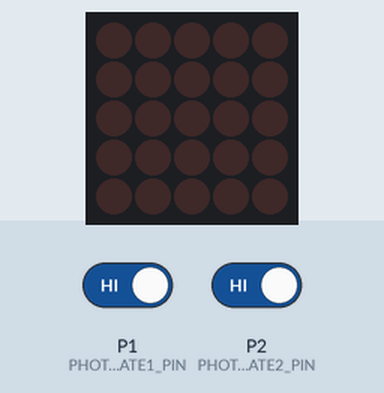
Simulated run of this sketch. Board: BBC micro:bit. Shown: 5×5 LED matrix. Inputs (shaded band) come from the test bench; at power-on: P1 (PHOTOGATE1_PIN) HIGH, P2 (PHOTOGATE2_PIN) HIGH.

Above: at 1.2 s.
1.3 s: P1 (PHOTOGATE1_PIN) driven LOW
At 3.1 s:
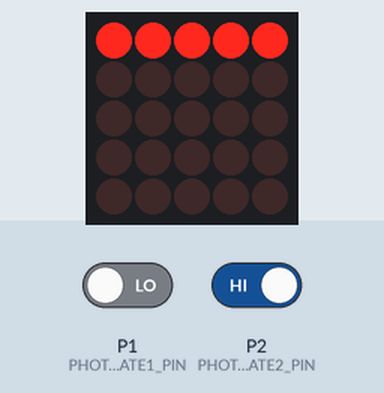
3.4 s: P2 (PHOTOGATE2_PIN) driven LOW
At 4.8 s:
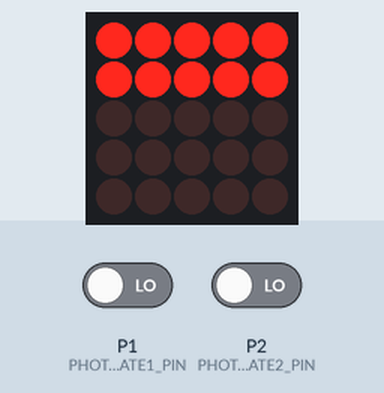
5.5 s: P1 (PHOTOGATE1_PIN) driven HIGH
At 6.4 s:
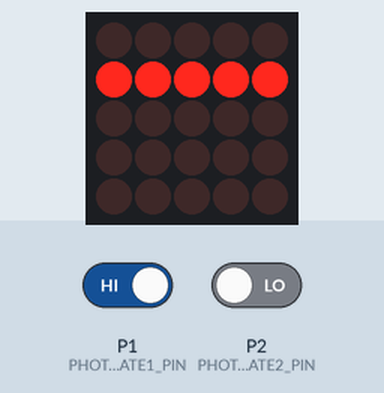
7.6 s: P2 (PHOTOGATE2_PIN) driven HIGH
At 8.0 s:
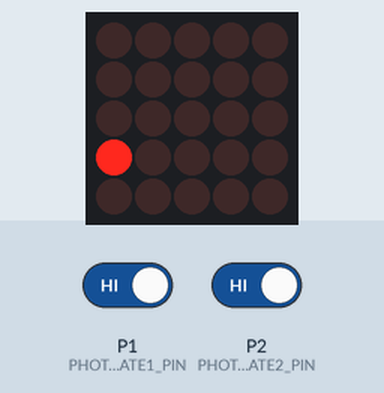
9.7 s: P2 (PHOTOGATE2_PIN) driven LOW
At 10.1 s:
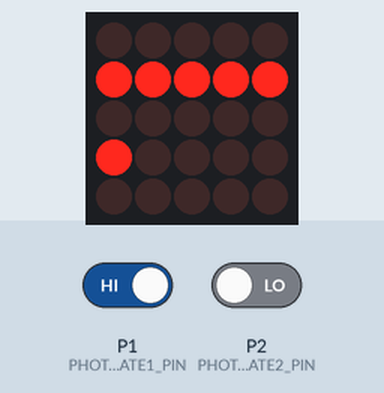
11.8 s: P1 (PHOTOGATE1_PIN) driven LOW
At 12.2 s:
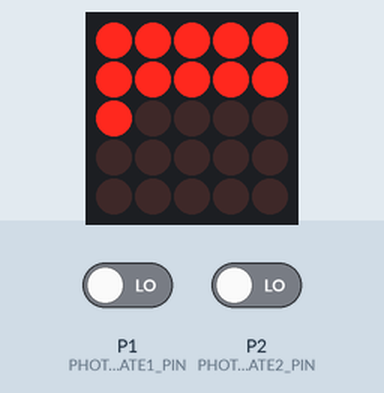
Timing chart, 0 to 14.8 s (numbered marks = the images above; inputs shaded):
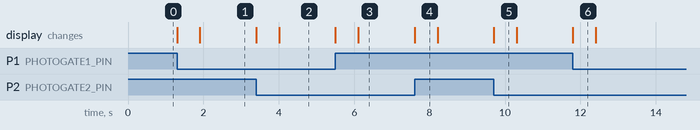

The sketch:

Photogate_Blink.ino
```cpp
#include <Adafruit_Microbit.h>
Adafruit_Microbit_Matrix microbit;

const int PHOTOGATE1_PIN = 1;
const int PHOTOGATE2_PIN = 2;
float speed1 = 0;
float speed2 = 0;

void setup() {
  microbit.begin();

  pinMode(PHOTOGATE1_PIN, INPUT);
  pinMode(PHOTOGATE2_PIN, INPUT);
}

void loop() {
  /* If pin1 is low we have obstructed the beam
      so flash a line of LEDs
  */
  if (digitalRead(PHOTOGATE1_PIN) == LOW) {
    microbit.drawLine(0, 0, 4, 0, LED_ON);
  } else {
    microbit.drawLine(0, 0, 4, 0, LED_OFF);
  }

  /* If pin2 is low we have obstructed the beam
    so flash a line of LEDs
  */
  if (digitalRead(PHOTOGATE2_PIN) == LOW) {
    microbit.drawLine(0, 1, 4, 1, LED_ON);
  } else {
    microbit.drawLine(0, 1, 4, 1, LED_OFF);
  }

  measure();

  // turn on a scale of LEDs that increases with increasing speed
  int lastLEDIndex = 0;
  if (speed1 == 0) {
    microbit.drawLine(0, 2, 4, 2, LED_OFF);
  } else {
    lastLEDIndex = constrain(round(speed1 * 20), 0, 4);
    if (lastLEDIndex + 1 < 4) {
      microbit.drawLine(lastLEDIndex + 1, 2, 4, 2, LED_OFF);
    }
    if (lastLEDIndex >= 0) {
      microbit.drawLine(0, 2, lastLEDIndex, 2, LED_ON);
    }
  }

  if (speed2 == 0) {
    microbit.drawLine(0, 3, 4, 3, LED_OFF);
  } else {
    lastLEDIndex = constrain(round(speed2 * 20), 0, 4);
    if (lastLEDIndex + 1 < 4) {
      microbit.drawLine(lastLEDIndex + 1, 3, 4, 3, LED_OFF);
    }
    if (lastLEDIndex >= 0) {
      microbit.drawLine(0, 3, lastLEDIndex, 3, LED_ON);
    }
  }
}
```

photogate.ino
```cpp
const int PHOTOGATE_LOG_BUFFER_SIZE = 101;
const long READ_DELAY = 5;

// sliding buffers for storing log data
long lastRead = millis();
int photogateLogIndex = 0;
boolean photogateLog1[PHOTOGATE_LOG_BUFFER_SIZE];
boolean photogateLog2[PHOTOGATE_LOG_BUFFER_SIZE];
boolean bufferReady = false;
float totalTransitions = ceil(((float)PHOTOGATE_LOG_BUFFER_SIZE) / 2.0);

void measure() {
  // Read our data
  if (millis() - lastRead > READ_DELAY) {
    lastRead = millis();
    photogateLog1[photogateLogIndex] = digitalRead(PHOTOGATE1_PIN) == LOW;
    photogateLog2[photogateLogIndex] = digitalRead(PHOTOGATE2_PIN) == LOW;

    // let the buffer fill out before we use it
    if (!bufferReady && photogateLogIndex == PHOTOGATE_LOG_BUFFER_SIZE - 1) {
      bufferReady = true;
    }

    // update our speed data
    // we will say that speed is number of transitions from HIGH to LOW
    // out of total possible transitions
    updateSpeedData();

    // update index for next log
    photogateLogIndex = (photogateLogIndex + 1) % PHOTOGATE_LOG_BUFFER_SIZE;
  }
}

void updateSpeedData() {
  if (bufferReady) {
    int transitions = 0;
    for (int i = 1; i < PHOTOGATE_LOG_BUFFER_SIZE; i++) {
      if (photogateLog1[i] && !photogateLog1[i - 1]) {
        transitions++;
      }
    }
    if (photogateLog1[0] && !photogateLog1[PHOTOGATE_LOG_BUFFER_SIZE - 1]) {
      transitions++;
    }
    speed1 = (float)transitions / totalTransitions;

    transitions = 0;
    for (int i = 1; i < PHOTOGATE_LOG_BUFFER_SIZE; i++) {
      if (photogateLog2[i] && !photogateLog2[i - 1]) {
        transitions++;
      }
    }
    if (photogateLog2[0] && !photogateLog2[PHOTOGATE_LOG_BUFFER_SIZE - 1]) {
      transitions++;
    }
    speed2 = (float)transitions / totalTransitions;
  }
}
```

Measured:
- after the input at 1.3 s, the display: first changes at once (image 1 shows a later state)
- after the input at 3.4 s, the display: changes at once (image 2)
- after the input at 5.5 s, the display: changes at once (image 3)
- after the input at 7.6 s, the display: first changes at once (image 4 shows a later state)
- after the input at 9.7 s, the display: first changes at once (image 5 shows a later state)
- after the input at 11.8 s, the display: first changes at once (image 6 shows a later state)
- what the display in image 4 shows lasts 0.6 s, from 7.6 s to 8.2 s
